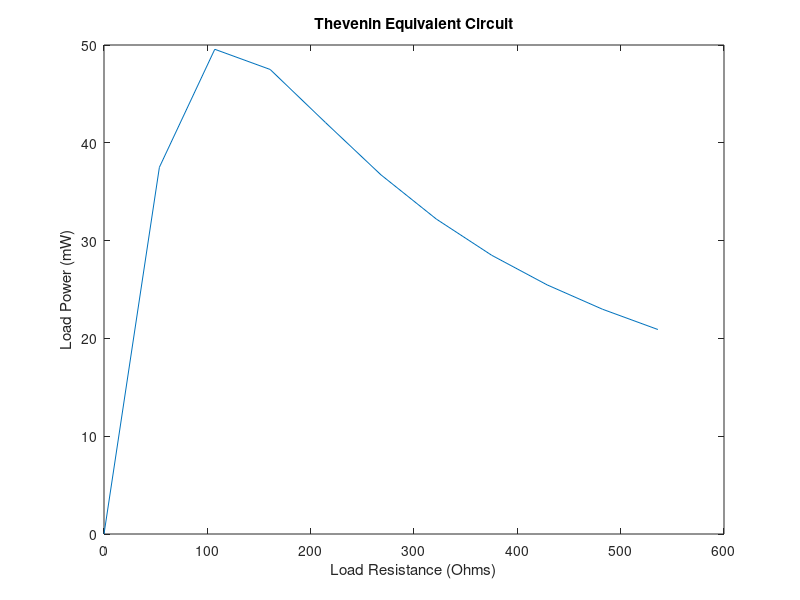

The MATLAB source for this figure:
%%ECE204 Prelab for Lab 5
%% 1.5
V =1.42+sqrt(-1)*3.12;
Rth = 53.6;
Rx = 0:Rth:10*Rth;
for i=1:11
    Ix(i) = V/(Rx(i)+sqrt(-1)*118);
    Px(i) = abs(Ix(i))^2*(Rx(i)+sqrt(-1)*118);
end
plot(Rx, Px*1000) 
xlabel("Load Resistance (Ohms)");
ylabel("Load Power (mW)");
title("Thevenin Equivalent Circuit");
   
